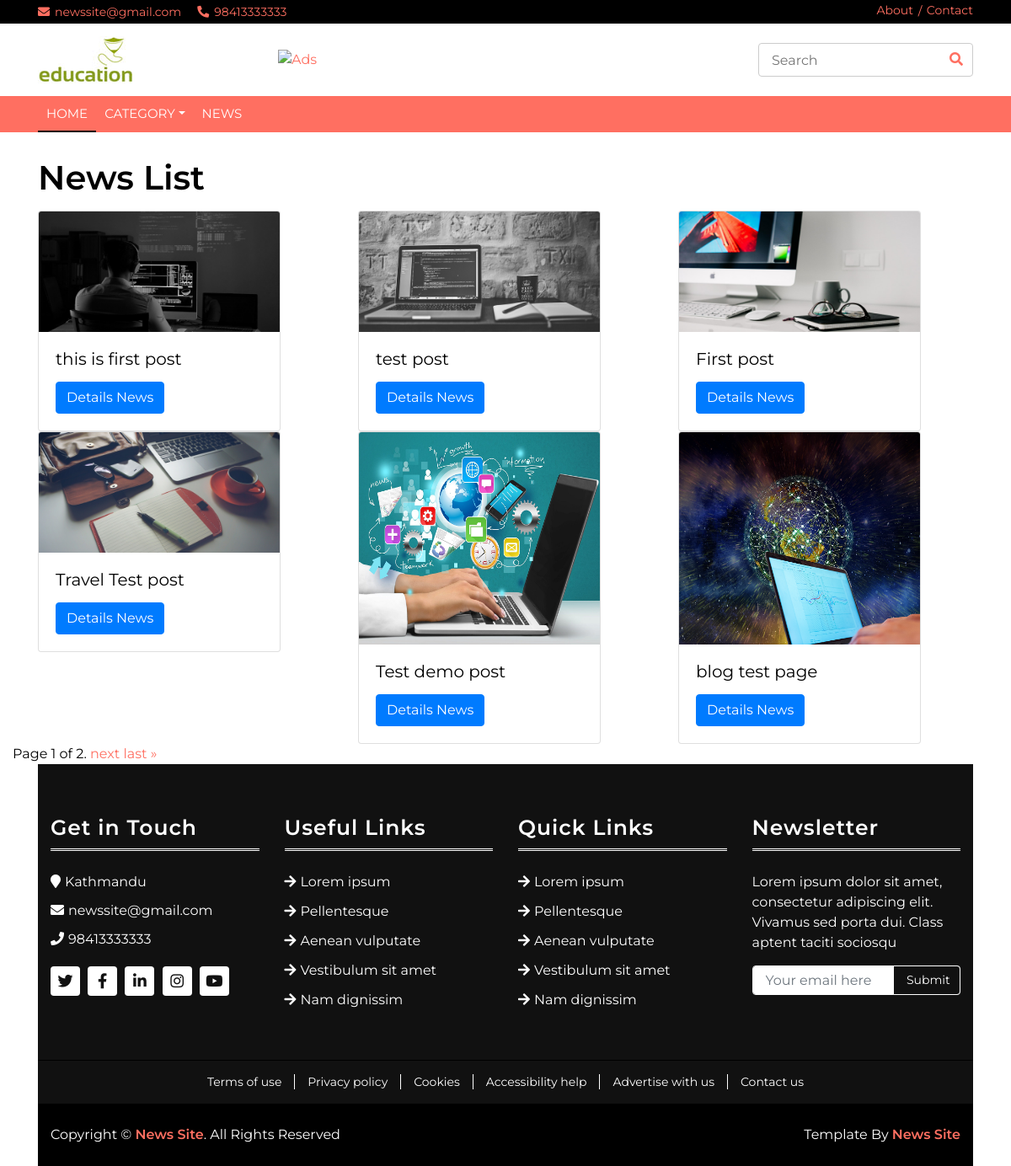
Page /news on the committed database.
### blog/models.py (models this page shows, shortened)
class ProjectSettings(models.Model):
    name = models.CharField(max_length=255, unique=True)
    email = models.EmailField(max_length=200, unique=True)
    address = models.CharField(max_length=255)
    phone = models.CharField(max_length=100)
    logo = models.ImageField(upload_to='blog', blank=True, null=True)

class Post(models.Model):
    author = models.ForeignKey('auth.User', on_delete=models.CASCADE)
    category = models.ForeignKey('Category', on_delete=models.CASCADE)
    date_posted = models.DateTimeField(auto_now_add=True)
    title = models.CharField(max_length=100)
    slug = models.SlugField(max_length=100, unique=True)
    image = models.ImageField(upload_to='blog/', blank=True, null=True)
    content = models.TextField()
    page_views = models.IntegerField(default=0)

### blog/views.py (the view)
# urls.py: path('news', views.news, name='news'),
def news(request):
    list_Data = Post.objects.all()
    paginator = Paginator(list_Data, 6)  # Show 25 contacts per page.
    page_number = request.GET.get('page')
    page_obj = paginator.get_page(page_number)
    data={
        'newsData': page_obj
    }
    return render(request, 'pages/news/index.html', data)

### blog/general.py (called while the page is built)
def data_pass(request):
    data={
        'categoryMenuData': Category.objects.all(),
        'settingData': ProjectSettings.objects.last()
    }
    return data

### templates/pages/news/index.html (shortened to what this page needs)
{% extends 'master/master.html' %}
{% block content %}
    <div class="container" style="margin-top: 30px">
        <div class="row">
            <div class="col-md-12">
               <h1>News List</h1>
            </div>
        </div>
    <div class="row">
            {% for news in newsData %}
            <div class="col-md-4">
                <div class="card" style="width: 18rem;">
                    {% if news.image %}
                    <img src=" {{ news.image.url }} " class="card-img-top"  alt="Card image cap">
                    {% endif %}
                    <div class="card-body">
                        <h5 class="card-title">{{ news.title }}</h5>
                        <a href="{% url 'details' news.slug %}" class="btn btn-primary">Details News</a>
                   </div>
                </div>
            </div>
            {% endfor %}
        <div class="row">
            <div class="pagination">
    <span class="step-links">
        <span class="current">
            Page {{ newsData.number }} of {{ newsData.paginator.num_pages }}.
        </span>
        {% if newsData.has_next %}
            <a href="?page={{ newsData.next_page_number }}">next</a>
            <a href="?page={{ newsData.paginator.num_pages }}">last &raquo;</a>
        {% endif %}
    </span>
</div>
        </div>
    </div>
{% endblock %}

### templates/layouts/header.html (shortened to what this page needs)
<!DOCTYPE html>
{% load static %}
<html lang="en">
    <head>
        <link href="https://stackpath.bootstrapcdn.com/bootstrap/4.4.1/css/bootstrap.min.css" rel="stylesheet">
        <link href="https://cdnjs.cloudflare.com/ajax/libs/font-awesome/5.10.0/css/all.min.css" rel="stylesheet">
        <link href="{% static 'lib/slick/slick.css' %}" rel="stylesheet">
        <link href="{% static 'lib/slick/slick-theme.css' %}" rel="stylesheet">
        <link href="{% static 'css/style.css' %}" rel="stylesheet">
    </head>
    <body>
        <div class="top-bar">
            <div class="container">
                <div class="row">
                    <div class="col-md-6">
                        <div class="tb-contact">
                            <p><i class="fas fa-envelope"></i>{{ settingData.email }}</p>
                            <p><i class="fas fa-phone-alt"></i>{{ settingData.phone }}</p>
                        </div>
                    </div>
                    <div class="col-md-6">
                        <div class="tb-menu">
                            <a href="{% url 'about' %}">About</a>
                            <a href="{% url 'contact' %}">Contact</a>
                        </div>
                    </div>
                </div>
            </div>
        </div>
        <div class="brand">
            <div class="container">
                <div class="row align-items-center">
                    <div class="col-lg-3 col-md-4">
                        <div class="b-logo">
                            {% if settingData.logo %}
                            <a href="{% url 'index' %}">
                                <img src="{{ settingData.logo.url }}" alt="Logo">
                            </a>
                            {% endif %}
                        </div>
                    </div>
                    <div class="col-lg-6 col-md-4">
                        <div class="b-ads">
                            <a href="https://htmlcodex.com">
                                <img src="#" alt="Ads">
                            </a>
                        </div>
                    </div>
                    <div class="col-lg-3 col-md-4">
                        <div class="b-search">
                            <input type="text" placeholder="Search">
                            <button><i class="fa fa-search"></i></button>
                        </div>
                    </div>
                </div>
            </div>
        </div>
        <div class="nav-bar">
            <div class="container">
                <nav class="navbar navbar-expand-md bg-dark navbar-dark">
                    <div class="collapse navbar-collapse justify-content-between" id="navbarCollapse">
                        <div class="navbar-nav mr-auto">
                            <a href="{% url 'index' %}" class="nav-item nav-link active">Home</a>
                            <div class="nav-item dropdown">
                                <a href="#" class="nav-link dropdown-toggle" data-toggle="dropdown">Category</a>
                            </div>
                            <a href="{% url 'news' %}" class="nav-item nav-link">News</a>
                        </div>
                    </div>
                </nav>
            </div>
        </div>

### templates/layouts/footer.html (shortened to what this page needs)
{% load static %}
 <div class="footer">
            <div class="container">
                <div class="row">
                    <div class="col-lg-3 col-md-6">
                        <div class="footer-widget">
                            <h3 class="title">Get in Touch</h3>
                            <div class="contact-info">
                                <p><i class="fa fa-map-marker"></i>{{ settingData.address }}</p>
                                <p><i class="fa fa-envelope"></i>{{ settingData.email }}</p>
                                <p><i class="fa fa-phone"></i>{{ settingData.phone }}</p>
                                <div class="social">
                                    <a href=""><i class="fab fa-twitter"></i></a>
                                    <a href=""><i class="fab fa-facebook-f"></i></a>
                                    <a href=""><i class="fab fa-linkedin-in"></i></a>
                                    <a href=""><i class="fab fa-instagram"></i></a>
                                    <a href=""><i class="fab fa-youtube"></i></a>
                                </div>
                            </div>
                        </div>
                    </div>
                    <div class="col-lg-3 col-md-6">
                        <div class="footer-widget">
                            <h3 class="title">Useful Links</h3>
                            <ul>
                                <li><a href="#">Lorem ipsum</a></li>
                                <li><a href="#">Pellentesque</a></li>
                                <li><a href="#">Aenean vulputate</a></li>
                                <li><a href="#">Vestibulum sit amet</a></li>
                                <li><a href="#">Nam dignissim</a></li>
                            </ul>
                        </div>
                    </div>
                    <div class="col-lg-3 col-md-6">
                        <div class="footer-widget">
                            <h3 class="title">Quick Links</h3>
                            <ul>
                                <li><a href="#">Lorem ipsum</a></li>
                                <li><a href="#">Pellentesque</a></li>
                                <li><a href="#">Aenean vulputate</a></li>
                                <li><a href="#">Vestibulum sit amet</a></li>
                                <li><a href="#">Nam dignissim</a></li>
                            </ul>
                        </div>
                    </div>
                    <div class="col-lg-3 col-md-6">
                        <div class="footer-widget">
                            <h3 class="title">Newsletter</h3>
                            <div class="newsletter">
                                <p>
                                    Lorem ipsum dolor sit amet, consectetur adipiscing elit. Vivamus sed porta dui. Class aptent taciti sociosqu
                                </p>
                                <form>
                                    <input class="form-control" type="email" placeholder="Your email here">
                                    <button class="btn">Submit</button>
                                </form>
                            </div>
                        </div>
                    </div>
                </div>
            </div>
        </div>
        <div class="footer-menu">
            <div class="container">
                <div class="f-menu">
                    <a href="">Terms of use</a>
                    <a href="">Privacy policy</a>
                    <a href="">Cookies</a>
                    <a href="">Accessibility help</a>
                    <a href="">Advertise with us</a>
                    <a href="">Contact us</a>
                </div>
            </div>
        </div>
        <div class="footer-bottom">
            <div class="container">
                <div class="row">
                    <div class="col-md-6 copyright">
                        <p>Copyright &copy; <a href="">{{ settingData.name }}</a>. All Rights Reserved</p>
                    </div>
                    <div class="col-md-6 template-by">
                        <p>Template By <a href="">{{ settingData.name }}</a></p>
                    </div>
                </div>
            </div>
        </div>
    </body>
</html>
</body>
</html>

### rows in the picture
ProjectSettings: email "newssite@gmail.com", phone "98413333333", logo (picture), address "Kathmandu", name "News Site"
Post: image (picture), title "this is first post"
Post: image (picture), title "test post"
Post: image (picture), title "First post"
Post: image (picture), title "Travel Test post"
Post: image (picture), title "Test demo post"
Post: image (picture), title "blog test page"

### other values in the picture
{{ newsData.number }} "1"
{{ newsData.paginator.num_pages }} "2"
